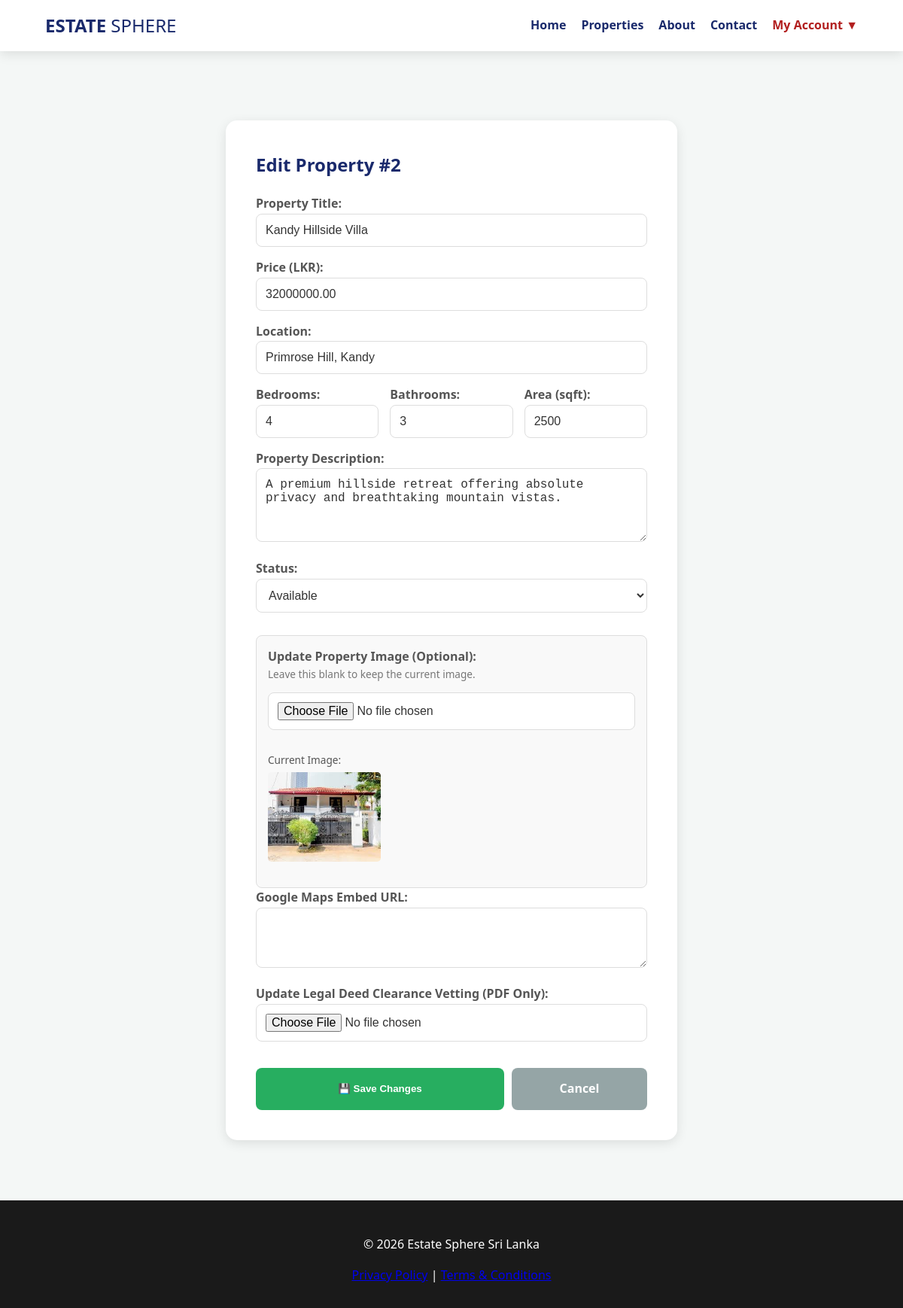
The app's page /admin/edit-property.php?id=2 (signed in) with its own data.
### tables this page shows
CREATE TABLE `properties` (
  `prop_id` int(11) NOT NULL,
  `title` varchar(255) NOT NULL,
  `location` varchar(100) DEFAULT NULL,
  `description` text DEFAULT NULL,
  `image_path` varchar(255) DEFAULT NULL,
  `is_verified` tinyint(1) DEFAULT 1,
  `price` decimal(15,2) NOT NULL,
  `bedrooms` int(11) NOT NULL,
  `bathrooms` int(11) NOT NULL,
  `area_sqft` int(11) NOT NULL,
  `image_name` varchar(255) DEFAULT NULL,
  `map_link` text DEFAULT NULL,
  `category` enum('Residential','Commercial','Industrial','Land') DEFAULT 'Residential',
  `status` enum('available','sold') DEFAULT 'available',
  `created_at` timestamp NOT NULL DEFAULT current_timestamp(),
  `verification_doc` varchar(255) DEFAULT ''
);

### Admin/edit-property.php (the view, shortened to what this page needs)
<?php
require_once('../header.php');
$prop_id = mysqli_real_escape_string($conn, $_GET['id']);
$fetch_query = "SELECT * FROM properties WHERE prop_id = '$prop_id'";
$result = mysqli_query($conn, $fetch_query);
$property = mysqli_fetch_assoc($result);
?>
<div class="container" style="margin-top: 80px; max-width: 600px; margin-bottom: 80px;">
    <div style="background: white; padding: 40px; border-radius: 15px; box-shadow: var(--shadow);">
        <h2 style="color: var(--navy); margin-top: 0; margin-bottom: 20px;">Edit Property #<?php echo $prop_id; ?></h2>
        <form method="POST" enctype="multipart/form-data">
            <label style="font-weight: bold; color: #555;">Property Title:</label>
            <input type="text" name="title" class="form-control" value="<?php echo htmlspecialchars($property['title']); ?>" required>
            <label style="font-weight: bold; color: #555;">Price (LKR):</label>
            <input type="number" name="price" class="form-control" value="<?php echo htmlspecialchars($property['price']); ?>" required>
            <label style="font-weight: bold; color: #555;">Location:</label>
            <input type="text" name="location" class="form-control" value="<?php echo htmlspecialchars($property['location']); ?>" required>
            <div style="display: flex; gap: 15px;">
                <div style="flex: 1;">
                    <label style="font-weight: bold; color: #555;">Bedrooms:</label>
                    <input type="number" name="bedrooms" class="form-control" value="<?php echo htmlspecialchars($property['bedrooms']); ?>" required>
                </div>
                <div style="flex: 1;">
                    <label style="font-weight: bold; color: #555;">Bathrooms:</label>
                    <input type="number" name="bathrooms" class="form-control" value="<?php echo htmlspecialchars($property['bathrooms']); ?>" required>
                </div>
                <div style="flex: 1;">
                    <label style="font-weight: bold; color: #555;">Area (sqft):</label>
                    <input type="number" name="area_sqft" class="form-control" value="<?php echo htmlspecialchars($property['area_sqft']); ?>" required>
                </div>
            </div>
            <label style="font-weight: bold; color: #555; margin-top: 10px;">Property Description:</label>
            <textarea name="description" class="form-control" rows="4"><?php echo htmlspecialchars($property['description']); ?></textarea>
            <label style="font-weight: bold; color: #555; margin-top: 10px;">Status:</label>
            <select name="status" class="form-control">
                <option value="available" <?php if($property['status'] == 'available') echo 'selected'; ?>>Available</option>
            </select>
            <div style="background: #f9f9f9; padding: 15px; border-radius: 8px; margin-top: 15px; border: 1px solid #ddd;">
                <label style="font-weight: bold; color: #555;">Update Property Image (Optional):</label>
                <p style="font-size: 0.85rem; color: #777; margin-top: 0;">Leave this blank to keep the current image.</p>
                <input type="file" name="image" class="form-control" accept="image/*">
                <?php if(!empty($property['image_path'])): ?>
                    <p style="font-size: 0.85rem; color: #555;">Current Image: <br>
                    <img src="../<?php echo htmlspecialchars($property['image_path']); ?>" style="width: 150px; border-radius: 5px; margin-top: 5px;"></p>
                <?php endif; ?>
            </div>
            <label style="font-weight: bold; color: #555; margin-top: 15px;">Google Maps Embed URL:</label>
            <textarea name="map_link" class="form-control" rows="3"><?php echo htmlspecialchars($property['map_link']); ?></textarea>
            <label style="font-weight: bold; color: #555; margin-top: 15px;">Update Legal Deed Clearance Vetting (PDF Only):</label>
            <input type="file" name="verification_doc" class="form-control" accept=".pdf">
            <div style="display: flex; gap: 10px; margin-top: 20px;">
                <button type="submit" name="update_property" class="btn-main" style="flex: 2; padding: 15px; background: #27ae60;">💾 Save Changes</button>
                <a href="../admin-dashboard.php" class="btn-main" style="flex: 1; padding: 15px; background: #95a5a6; text-decoration: none; text-align: center;">Cancel</a>
            </div>
        </form>
    </div>
</div>
<?php require_once('../footer.php'); ?>

### style.css (style rules this page uses)
:root { --bg-color: #f4f7f6; --card-bg: #ffffff; --text-main: #333333; --navy: #1a2a6c; --crimson: #b21f1f; --success: #2ecc71; --light: #f4f7f6; --white: #ffffff; --shadow: 0 4px 15px rgba(0, 0, 0, 0.1); --border-color: #dddddd; }
body { font-family: 'Segoe UI', Tahoma, sans-serif; background-color: var(--bg-color); margin: 0; padding-top: 80px; color: var(--text-main); line-height: 1.6; transition: background 0.3s ease, color 0.3s ease; }
.container { width: 90%; max-width: 1200px; margin: auto; }
.form-control { width: 100%; padding: 12px; margin-bottom: 15px; border: 1px solid var(--border-color); background-color: var(--card-bg); color: var(--text-main); border-radius: 8px; box-sizing: border-box; transition: 0.3s; font-size: 1rem; }
.btn-main { background: var(--navy); color: white; border: none; padding: 12px 25px; border-radius: 8px; cursor: pointer; font-weight: bold; width: 100%; transition: 0.3s; text-align: center; }

### records on screen
properties: title "Kandy Hillside Villa", price "32000000.00", location "Primrose Hill, Kandy", bedrooms "4", bathrooms "3", area_sqft "2500", description "A premium hillside retreat offering absolute privacy and breathtaking mountain vistas.", status "Available", image_path (picture)

### other values on screen
$prop_id "2"
